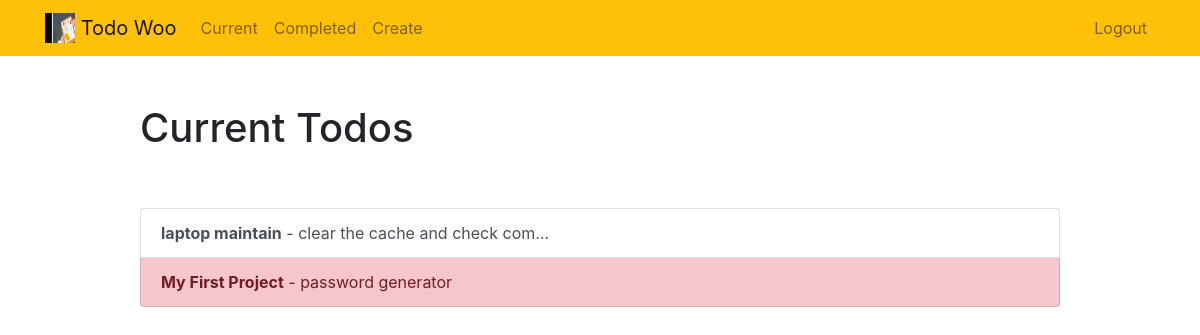
/current/ (signed in), run on the app's committed database.
### todoapp/models.py (models this page shows, shortened)
class Todo(models.Model):
    title = models.CharField(max_length=100)
    memo = models.TextField(blank =True)
    created = models.DateTimeField(auto_now_add = True)
    datecompleted = models.DateTimeField(null = True, blank = True)
    important = models.BooleanField(default=False)
    user = models.ForeignKey(User,on_delete = models.CASCADE)

### todoapp/views.py (the view)
# urls.py: path('current/',views.currenttodo,name='currenttodo'),
@login_required
def currenttodo(request):
    todo = Todo.objects.filter(user=request.user,datecompleted__isnull=True)
    return render(request,'todo/currenttodo.html',{'todo':todo})

### todoapp/templates/todo/currenttodo.html
{% extends "todo/base.html" %}
{% block content %}
    <div class="row justify-content-center mt-5">
        <div class="col-md-10">
            {% if todos %}
                 <h1>{{ todos.count }} Current Todo{{ todos.count|pluralize }}</h1>
            {% else %}
                           <h1>Current Todos</h1>
            {% endif %}
        </div>
    </div>
    <div class="row justify-content-center mt-5">
        <div class="col-md-10">
        {% if todo %}
            <div class="list-group">
                {% for x in todo %}
                    <a href="{% url 'viewtodo' x.pk %}" class="list-group-item list-group-item-action{% if x.important %} list-group-item-danger{% endif %}"><b>{{ x.title }}</b>{% if x.memo %} - {{ x.memo|truncatechars:30 }}{% endif %}</a>
                {% endfor %}
            </div>
        {% else %}
            <div class="text-center">
                <h2>Looks like you don't have any todos! Nice work.</h2>
            <br>
            <a role="button" class="btn btn-primary" href="{% url 'createtodo' %}">New Todo</a>
            </div>
        {% endif %}
        </div>
    </div>
{% endblock %}

### data on the page
Todo: title "laptop maintain", memo "clear the cache and check com…"
Todo: title "My First Project", memo "password generator"
